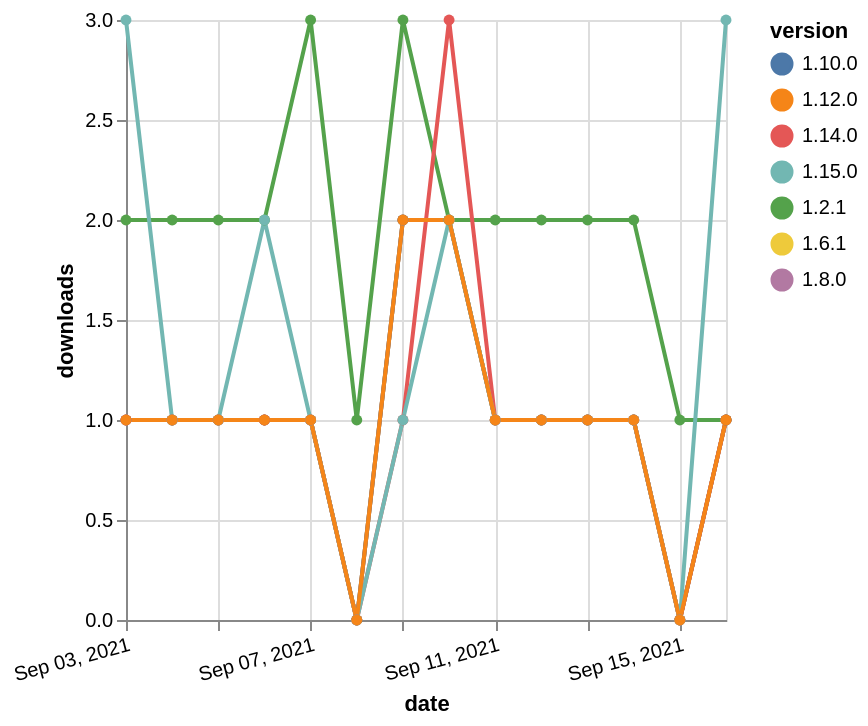

Specify this chart in Vega-Lite:
### Vega-Lite specification from a JSON file in a GitHub repository (floating-point values rounded to 4 significant figures)
{"$schema": "https://vega.github.io/schema/vega-lite/v5.json", "description": "A simple bar chart with embedded data.", "data": {"values": [{"date": "2021-09-03", "total": 251, "delta": 1, "version": "1.6.1"}, {"date": "2021-09-04", "total": 252, "delta": 1, "version": "1.6.1"}, {"date": "2021-09-05", "total": 253, "delta": 1, "version": "1.6.1"}, {"date": "2021-09-06", "total": 254, "delta": 1, "version": "1.6.1"}, {"date": "2021-09-07", "total": 255, "delta": 1, "version": "1.6.1"}, {"date": "2021-09-08", "total": 255, "delta": 0, "version": "1.6.1"}, {"date": "2021-09-09", "total": 257, "delta": 2, "version": "1.6.1"}, {"date": "2021-09-10", "total": 259, "delta": 2, "version": "1.6.1"}, {"date": "2021-09-11", "total": 260, "delta": 1, "version": "1.6.1"}, {"date": "2021-09-12", "total": 261, "delta": 1, "version": "1.6.1"}, {"date": "2021-09-13", "total": 262, "delta": 1, "version": "1.6.1"}, {"date": "2021-09-14", "total": 263, "delta": 1, "version": "1.6.1"}, {"date": "2021-09-15", "total": 263, "delta": 0, "version": "1.6.1"}, {"date": "2021-09-16", "total": 264, "delta": 1, "version": "1.6.1"}, {"date": "2021-09-03", "total": 197, "delta": 1, "version": "1.8.0"}, {"date": "2021-09-04", "total": 198, "delta": 1, "version": "1.8.0"}, {"date": "2021-09-05", "total": 199, "delta": 1, "version": "1.8.0"}, {"date": "2021-09-06", "total": 200, "delta": 1, "version": "1.8.0"}, {"date": "2021-09-07", "total": 201, "delta": 1, "version": "1.8.0"}, {"date": "2021-09-08", "total": 201, "delta": 0, "version": "1.8.0"}, {"date": "2021-09-09", "total": 203, "delta": 2, "version": "1.8.0"}, {"date": "2021-09-10", "total": 205, "delta": 2, "version": "1.8.0"}, {"date": "2021-09-11", "total": 206, "delta": 1, "version": "1.8.0"}, {"date": "2021-09-12", "total": 207, "delta": 1, "version": "1.8.0"}, {"date": "2021-09-13", "total": 208, "delta": 1, "version": "1.8.0"}, {"date": "2021-09-14", "total": 209, "delta": 1, "version": "1.8.0"}, {"date": "2021-09-15", "total": 209, "delta": 0, "version": "1.8.0"}, {"date": "2021-09-16", "total": 210, "delta": 1, "version": "1.8.0"}, {"date": "2021-09-03", "total": 185, "delta": 1, "version": "1.10.0"}, {"date": "2021-09-04", "total": 186, "delta": 1, "version": "1.10.0"}, {"date": "2021-09-05", "total": 187, "delta": 1, "version": "1.10.0"}, {"date": "2021-09-06", "total": 188, "delta": 1, "version": "1.10.0"}, {"date": "2021-09-07", "total": 189, "delta": 1, "version": "1.10.0"}, {"date": "2021-09-08", "total": 189, "delta": 0, "version": "1.10.0"}, {"date": "2021-09-09", "total": 191, "delta": 2, "version": "1.10.0"}, {"date": "2021-09-10", "total": 193, "delta": 2, "version": "1.10.0"}, {"date": "2021-09-11", "total": 194, "delta": 1, "version": "1.10.0"}, {"date": "2021-09-12", "total": 195, "delta": 1, "version": "1.10.0"}, {"date": "2021-09-13", "total": 196, "delta": 1, "version": "1.10.0"}, {"date": "2021-09-14", "total": 197, "delta": 1, "version": "1.10.0"}, {"date": "2021-09-15", "total": 197, "delta": 0, "version": "1.10.0"}, {"date": "2021-09-16", "total": 198, "delta": 1, "version": "1.10.0"}, {"date": "2021-09-03", "total": 2213, "delta": 2, "version": "1.2.1"}, {"date": "2021-09-04", "total": 2215, "delta": 2, "version": "1.2.1"}, {"date": "2021-09-05", "total": 2217, "delta": 2, "version": "1.2.1"}, {"date": "2021-09-06", "total": 2219, "delta": 2, "version": "1.2.1"}, {"date": "2021-09-07", "total": 2222, "delta": 3, "version": "1.2.1"}, {"date": "2021-09-08", "total": 2223, "delta": 1, "version": "1.2.1"}, {"date": "2021-09-09", "total": 2226, "delta": 3, "version": "1.2.1"}, {"date": "2021-09-10", "total": 2228, "delta": 2, "version": "1.2.1"}, {"date": "2021-09-11", "total": 2230, "delta": 2, "version": "1.2.1"}, {"date": "2021-09-12", "total": 2232, "delta": 2, "version": "1.2.1"}, {"date": "2021-09-13", "total": 2234, "delta": 2, "version": "1.2.1"}, {"date": "2021-09-14", "total": 2236, "delta": 2, "version": "1.2.1"}, {"date": "2021-09-15", "total": 2237, "delta": 1, "version": "1.2.1"}, {"date": "2021-09-16", "total": 2238, "delta": 1, "version": "1.2.1"}, {"date": "2021-09-03", "total": 196, "delta": 1, "version": "1.14.0"}, {"date": "2021-09-04", "total": 197, "delta": 1, "version": "1.14.0"}, {"date": "2021-09-05", "total": 198, "delta": 1, "version": "1.14.0"}, {"date": "2021-09-06", "total": 199, "delta": 1, "version": "1.14.0"}, {"date": "2021-09-07", "total": 200, "delta": 1, "version": "1.14.0"}, {"date": "2021-09-08", "total": 200, "delta": 0, "version": "1.14.0"}, {"date": "2021-09-09", "total": 201, "delta": 1, "version": "1.14.0"}, {"date": "2021-09-10", "total": 204, "delta": 3, "version": "1.14.0"}, {"date": "2021-09-11", "total": 205, "delta": 1, "version": "1.14.0"}, {"date": "2021-09-12", "total": 206, "delta": 1, "version": "1.14.0"}, {"date": "2021-09-13", "total": 207, "delta": 1, "version": "1.14.0"}, {"date": "2021-09-14", "total": 208, "delta": 1, "version": "1.14.0"}, {"date": "2021-09-15", "total": 208, "delta": 0, "version": "1.14.0"}, {"date": "2021-09-16", "total": 209, "delta": 1, "version": "1.14.0"}, {"date": "2021-09-03", "total": 120, "delta": 3, "version": "1.15.0"}, {"date": "2021-09-04", "total": 121, "delta": 1, "version": "1.15.0"}, {"date": "2021-09-05", "total": 122, "delta": 1, "version": "1.15.0"}, {"date": "2021-09-06", "total": 124, "delta": 2, "version": "1.15.0"}, {"date": "2021-09-07", "total": 125, "delta": 1, "version": "1.15.0"}, {"date": "2021-09-08", "total": 125, "delta": 0, "version": "1.15.0"}, {"date": "2021-09-09", "total": 126, "delta": 1, "version": "1.15.0"}, {"date": "2021-09-10", "total": 128, "delta": 2, "version": "1.15.0"}, {"date": "2021-09-11", "total": 129, "delta": 1, "version": "1.15.0"}, {"date": "2021-09-12", "total": 130, "delta": 1, "version": "1.15.0"}, {"date": "2021-09-13", "total": 131, "delta": 1, "version": "1.15.0"}, {"date": "2021-09-14", "total": 132, "delta": 1, "version": "1.15.0"}, {"date": "2021-09-15", "total": 132, "delta": 0, "version": "1.15.0"}, {"date": "2021-09-16", "total": 135, "delta": 3, "version": "1.15.0"}, {"date": "2021-09-03", "total": 173, "delta": 1, "version": "1.12.0"}, {"date": "2021-09-04", "total": 174, "delta": 1, "version": "1.12.0"}, {"date": "2021-09-05", "total": 175, "delta": 1, "version": "1.12.0"}, {"date": "2021-09-06", "total": 176, "delta": 1, "version": "1.12.0"}, {"date": "2021-09-07", "total": 177, "delta": 1, "version": "1.12.0"}, {"date": "2021-09-08", "total": 177, "delta": 0, "version": "1.12.0"}, {"date": "2021-09-09", "total": 179, "delta": 2, "version": "1.12.0"}, {"date": "2021-09-10", "total": 181, "delta": 2, "version": "1.12.0"}, {"date": "2021-09-11", "total": 182, "delta": 1, "version": "1.12.0"}, {"date": "2021-09-12", "total": 183, "delta": 1, "version": "1.12.0"}, {"date": "2021-09-13", "total": 184, "delta": 1, "version": "1.12.0"}, {"date": "2021-09-14", "total": 185, "delta": 1, "version": "1.12.0"}, {"date": "2021-09-15", "total": 185, "delta": 0, "version": "1.12.0"}, {"date": "2021-09-16", "total": 186, "delta": 1, "version": "1.12.0"}]}, "width": "container", "mark": {"type": "line", "point": {"filled": true}}, "encoding": {"x": {"field": "date", "type": "temporal", "timeUnit": "yearmonthdate", "title": "date", "axis": {"labelAngle": -15}}, "y": {"field": "delta", "type": "quantitative", "title": "downloads"}, "color": {"field": "version", "type": "nominal"}, "tooltip": {"field": "delta"}}}
